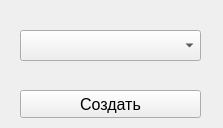
<?xml version="1.0" encoding="UTF-8"?>
<ui version="4.0">
 <class>CreateCommercialWindow</class>
 <widget class="QWidget" name="CreateCommercialWindow">
  <property name="geometry">
   <rect>
    <x>0</x>
    <y>0</y>
    <width>223</width>
    <height>128</height>
   </rect>
  </property>
  <property name="minimumSize">
   <size>
    <width>223</width>
    <height>128</height>
   </size>
  </property>
  <property name="maximumSize">
   <size>
    <width>223</width>
    <height>128</height>
   </size>
  </property>
  <property name="windowTitle">
   <string>Form</string>
  </property>
  <widget class="QComboBox" name="combo_box">
   <property name="geometry">
    <rect>
     <x>20</x>
     <y>30</y>
     <width>181</width>
     <height>31</height>
    </rect>
   </property>
   <property name="font">
    <font>
     <pointsize>10</pointsize>
    </font>
   </property>
  </widget>
  <widget class="QPushButton" name="create_button">
   <property name="geometry">
    <rect>
     <x>20</x>
     <y>90</y>
     <width>181</width>
     <height>28</height>
    </rect>
   </property>
   <property name="font">
    <font>
     <pointsize>12</pointsize>
    </font>
   </property>
   <property name="text">
    <string>Создать</string>
   </property>
  </widget>
 </widget>
 <resources/>
 <connections/>
</ui>
